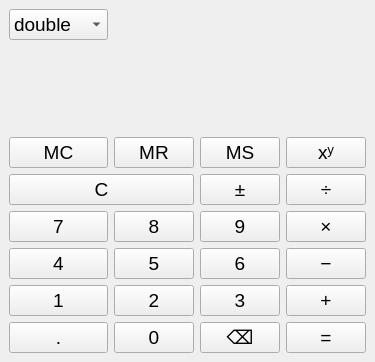
<?xml version="1.0" encoding="UTF-8"?>
<ui version="4.0">
 <class>MainWindow</class>
 <widget class="QMainWindow" name="MainWindow">
  <property name="geometry">
   <rect>
    <x>0</x>
    <y>0</y>
    <width>310</width>
    <height>362</height>
   </rect>
  </property>
  <property name="sizePolicy">
   <sizepolicy hsizetype="Preferred" vsizetype="Preferred">
    <horstretch>0</horstretch>
    <verstretch>0</verstretch>
   </sizepolicy>
  </property>
  <property name="font">
   <font>
    <pointsize>14</pointsize>
   </font>
  </property>
  <property name="windowTitle">
   <string>Калькулятор</string>
  </property>
  <widget class="QWidget" name="centralwidget">
   <layout class="QGridLayout" name="gridLayout_2">
    <item row="0" column="0">
     <layout class="QGridLayout" name="gridLayout">
      <item row="5" column="3">
       <widget class="QPushButton" name="pb_sub">
        <property name="text">
         <string>−</string>
        </property>
       </widget>
      </item>
      <item row="2" column="0">
       <widget class="QPushButton" name="pb_free_mem">
        <property name="text">
         <string>MC</string>
        </property>
       </widget>
      </item>
      <item row="7" column="1">
       <widget class="QPushButton" name="pb_zero">
        <property name="text">
         <string>0</string>
        </property>
       </widget>
      </item>
      <item row="6" column="2">
       <widget class="QPushButton" name="pb_three">
        <property name="text">
         <string>3</string>
        </property>
       </widget>
      </item>
      <item row="4" column="3">
       <widget class="QPushButton" name="pb_mul">
        <property name="text">
         <string>×</string>
        </property>
       </widget>
      </item>
      <item row="2" column="3">
       <widget class="QPushButton" name="pb_pow">
        <property name="text">
         <string>xʸ</string>
        </property>
       </widget>
      </item>
      <item row="4" column="1">
       <widget class="QPushButton" name="pb_eight">
        <property name="text">
         <string>8</string>
        </property>
       </widget>
      </item>
      <item row="7" column="3">
       <widget class="QPushButton" name="pb_res">
        <property name="text">
         <string>=</string>
        </property>
       </widget>
      </item>
      <item row="3" column="0" colspan="2">
       <widget class="QPushButton" name="pb_free_num">
        <property name="text">
         <string>C</string>
        </property>
       </widget>
      </item>
      <item row="6" column="3">
       <widget class="QPushButton" name="pb_add">
        <property name="text">
         <string>+</string>
        </property>
       </widget>
      </item>
      <item row="0" column="3">
       <widget class="QLabel" name="l_formula">
        <property name="text">
         <string/>
        </property>
        <property name="alignment">
         <set>Qt::AlignmentFlag::AlignRight|Qt::AlignmentFlag::AlignTrailing|Qt::AlignmentFlag::AlignVCenter</set>
        </property>
       </widget>
      </item>
      <item row="6" column="0">
       <widget class="QPushButton" name="pb_one">
        <property name="text">
         <string>1</string>
        </property>
       </widget>
      </item>
      <item row="2" column="2">
       <widget class="QPushButton" name="pb_mem_save">
        <property name="text">
         <string>MS</string>
        </property>
       </widget>
      </item>
      <item row="1" column="0" colspan="4">
       <layout class="QHBoxLayout" name="horizontalLayout">
        <property name="spacing">
         <number>-1</number>
        </property>
        <property name="sizeConstraint">
         <enum>QLayout::SizeConstraint::SetDefaultConstraint</enum>
        </property>
        <property name="rightMargin">
         <number>0</number>
        </property>
        <property name="bottomMargin">
         <number>0</number>
        </property>
        <item>
         <widget class="QLabel" name="l_memory">
          <property name="text">
           <string/>
          </property>
         </widget>
        </item>
        <item>
         <widget class="QLabel" name="l_result">
          <property name="text">
           <string>&lt;html&gt;&lt;head/&gt;&lt;body&gt;&lt;p align=&quot;right&quot;&gt;&lt;br/&gt;&lt;/p&gt;&lt;/body&gt;&lt;/html&gt;</string>
          </property>
          <property name="alignment">
           <set>Qt::AlignmentFlag::AlignRight|Qt::AlignmentFlag::AlignTrailing|Qt::AlignmentFlag::AlignVCenter</set>
          </property>
         </widget>
        </item>
       </layout>
      </item>
      <item row="5" column="1">
       <widget class="QPushButton" name="pb_five">
        <property name="text">
         <string>5</string>
        </property>
       </widget>
      </item>
      <item row="2" column="1">
       <widget class="QPushButton" name="pb_cout_save_num">
        <property name="text">
         <string>MR</string>
        </property>
       </widget>
      </item>
      <item row="7" column="0">
       <widget class="QPushButton" name="tb_extra">
        <property name="text">
         <string>.</string>
        </property>
       </widget>
      </item>
      <item row="6" column="1">
       <widget class="QPushButton" name="pb_two">
        <property name="text">
         <string>2</string>
        </property>
       </widget>
      </item>
      <item row="4" column="0">
       <widget class="QPushButton" name="pb_seven">
        <property name="text">
         <string>7</string>
        </property>
       </widget>
      </item>
      <item row="7" column="2">
       <widget class="QPushButton" name="pb_dlt">
        <property name="text">
         <string>⌫</string>
        </property>
       </widget>
      </item>
      <item row="4" column="2">
       <widget class="QPushButton" name="pb_nine">
        <property name="text">
         <string>9</string>
        </property>
       </widget>
      </item>
      <item row="5" column="2">
       <widget class="QPushButton" name="pb_six">
        <property name="text">
         <string>6</string>
        </property>
       </widget>
      </item>
      <item row="3" column="3">
       <widget class="QPushButton" name="pb_div">
        <property name="text">
         <string>÷</string>
        </property>
       </widget>
      </item>
      <item row="5" column="0">
       <widget class="QPushButton" name="pb_four">
        <property name="text">
         <string>4</string>
        </property>
       </widget>
      </item>
      <item row="3" column="2">
       <widget class="QPushButton" name="pb_chng_sign">
        <property name="text">
         <string>±</string>
        </property>
       </widget>
      </item>
      <item row="0" column="0">
       <widget class="QComboBox" name="cmb_controller">
        <item>
         <property name="text">
          <string>double</string>
         </property>
        </item>
        <item>
         <property name="text">
          <string>float</string>
         </property>
        </item>
        <item>
         <property name="text">
          <string>uint8_t</string>
         </property>
        </item>
        <item>
         <property name="text">
          <string>int</string>
         </property>
        </item>
        <item>
         <property name="text">
          <string>int64_t</string>
         </property>
        </item>
        <item>
         <property name="text">
          <string>size_t</string>
         </property>
        </item>
        <item>
         <property name="text">
          <string>Rational</string>
         </property>
        </item>
       </widget>
      </item>
     </layout>
    </item>
   </layout>
  </widget>
 </widget>
 <resources/>
 <connections/>
</ui>
